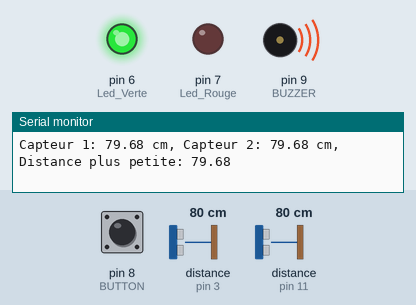
This sketch was run on a simulated Arduino Uno, built with avr-gcc and run on an emulated ATmega328P. Parts: output pins drawn as LEDs (lit = HIGH), buzzer (waves = sounding), the last lines printed to the serial monitor. Wiring (inferred from the names in the program): 2 × ultrasonic range finder: trigger pin 4, echo pin 3 / trigger pin 10, echo pin 11. Dashed ring = blinking. Inputs (shaded band) come from the test bench; at power-on: pin 8 (BUTTON) HIGH, distance to the obstacle (sensors on pin 3, pin 11) 80 cm. The echo pulse lasts 58.3 µs per cm; pins used as bus, display or sensor lines are not drawn.

Above: at 2.1 s.
2.2 s: pin 8 (BUTTON) pulled LOW for 0.15 s
At 4.06 s:
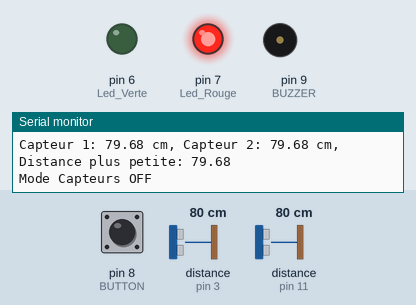
5.3 s: pin 8 (BUTTON) pulled LOW for 1 s
At 6.65 s:
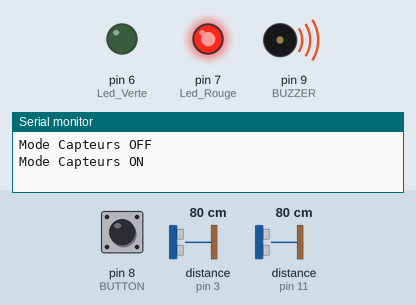
8.7 s: distance to the obstacle (sensor on pin 3) set to 4 cm
At 9.8 s:
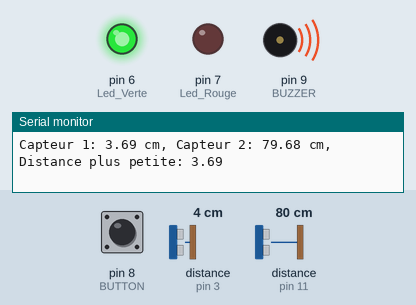
14.7 s: pin 8 (BUTTON) pulled LOW for 3.2 s
At 20.04 s:
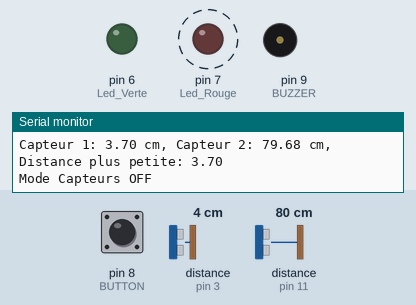
20.8 s: pin 8 (BUTTON) pulsed LOW 2 times (0.12 s each, 0.3 s apart)
At 21.27 s:
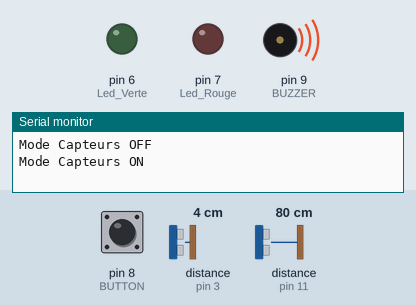
Timing chart, 0 to 23.8 s (numbered marks = the images above; inputs shaded):
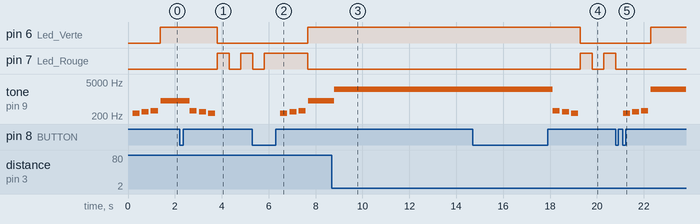

Measured:
- after the input at 2.2 s, pin 6 (Led_Verte): HIGH → LOW after 1.6 s; pin 7 (Led_Rouge): LOW → HIGH after 1.6 s, → LOW 0.50 s later, → HIGH 0.50 s later; tone on pin 9 (BUZZER): plays 330 Hz for 0.30 s, 294 Hz for 0.30 s, 262 Hz for 0.30 s, starting after 0.44 s
- after the input at 5.3 s, pin 6 (Led_Verte): LOW → HIGH after 2.4 s; tone on pin 9 (BUZZER): plays 262 Hz for 0.30 s, 294 Hz for 0.30 s, 330 Hz for 0.30 s, 849 Hz for 1.0 s, starting after 1.2 s
- after the input at 8.7 s, tone on pin 9 (BUZZER): 849 Hz → 2500 Hz after 0.09 s
- after the input at 14.7 s, pin 6 (Led_Verte): HIGH → LOW after 4.6 s; pin 7 (Led_Rouge): alternates HIGH for 0.50 s and LOW for 0.50 s, starting after 4.6 s; tone on pin 9 (BUZZER): plays 330 Hz for 0.30 s, 294 Hz for 0.30 s, 262 Hz for 0.30 s, starting after 3.4 s
- after the input at 20.8 s, pin 6 (Led_Verte): LOW → HIGH after 1.5 s; pin 7 (Led_Rouge): stops changing and stays LOW; tone on pin 9 (BUZZER): plays 262 Hz for 0.30 s, 294 Hz for 0.30 s, 330 Hz for 0.30 s, 2500 Hz for 3.1 s, starting after 0.32 s
- by itself, tone on pin 9 (BUZZER): plays 262 Hz for 0.30 s, 294 Hz for 0.30 s, 330 Hz for 0.30 s, 849 Hz for 0.81 s

The sketch:

Porte.ino
```cpp
//Code porte :
#include "pitches.h" // Notes de musique pour le buzzer

// Définition des broches
const int trigPin1 = 4; //capteur 1
const int echoPin1 = 3; //capteur 1
const int trigPin2 = 10; //capteur 2
const int echoPin2 = 11; //capteur 2
const int BUZZER = 9;  // Buzzer
const int Led_Rouge = 7; // Lumière rouge
const int Led_Verte = 6; // Lumière verte
const int BUTTON = 8; // Bouton-poussoir

// Variables pour le bouton poussoir
bool buttonState = false;  // État du système
bool lastButtonState = LOW; // Dernier état du bouton
bool playedOpeningMelody = false;
bool playedClosingMelody = false;

// Variables pour les capteurs
float distance1, distance2, SmallerDistance;
int frequence_buzzer;

// Variables pour la gestion du clignotement de la LED rouge après OFF
unsigned long ledRougeStartTime = 0;
unsigned long ledRougeLastBlink = 0;
bool ledRougeClignote = false;
bool ledRougeState = false;

void setup() {
  pinMode(trigPin1, OUTPUT);
  pinMode(echoPin1, INPUT);
  pinMode(trigPin2, OUTPUT);
  pinMode(echoPin2, INPUT);

  pinMode(Led_Rouge, OUTPUT);
  pinMode(Led_Verte, OUTPUT);
  pinMode(BUZZER, OUTPUT);
  pinMode(BUTTON, INPUT_PULLUP);  // Active la résistance pull-up interne

  Serial.begin(9600);
}

void loop() {
  bool currentButtonState = digitalRead(BUTTON);

  // Détection du front montant (appui unique)
  if (currentButtonState == HIGH && lastButtonState == LOW) {
    buttonState = !buttonState; // Inverse l'état du système
    Serial.println(buttonState ? "Mode Capteurs ON" : "Mode Capteurs OFF");
    delay(200);  // Anti-rebond

    if (!buttonState) {
      // Lorsque le bouton OFF est cliqué, démarrer le clignotement pour 10 secondes
      ledRougeStartTime = millis();
      ledRougeLastBlink = millis();
      ledRougeClignote = true;
      ledRougeState = false;
    }
  }

  lastButtonState = currentButtonState;  // Mise à jour de l'état précédent

  if (buttonState) { // Mode ON
    if (!playedOpeningMelody) { // Jouer la mélodie d’ouverture une seule fois
      playOpeningMelody();
      playedOpeningMelody = true;
      playedClosingMelody = false; // Réinitialiser la fermeture
    }

    digitalWrite(Led_Verte, HIGH);
    digitalWrite(Led_Rouge, LOW);
    Capteurs();

  } else { // Mode OFF
    if (!playedClosingMelody) { // Jouer la mélodie de fermeture une seule fois
      playClosingMelody();
      playedClosingMelody = true;
      playedOpeningMelody = false; // Réinitialiser l'ouverture
    }

    digitalWrite(Led_Verte, LOW);

    // Lorsque le bouton off est cliqué je veux que la lumière rouge attende 10 secondes et ensuite s’éteint
    if (ledRougeClignote) {
      unsigned long currentTime = millis();

      // Clignoter toutes les 500 ms
      if (currentTime - ledRougeLastBlink >= 500) {
        ledRougeLastBlink = currentTime;
        ledRougeState = !ledRougeState;
        digitalWrite(Led_Rouge, ledRougeState);
      }

      // Arrêter après 10 secondes
      if (currentTime - ledRougeStartTime >= 10000) {
        ledRougeClignote = false;
        digitalWrite(Led_Rouge, LOW);
      }
    } else {
      digitalWrite(Led_Rouge, LOW);
    }
  }
}

void Capteurs() {
  distance1 = getDistance(trigPin1, echoPin1);
  distance2 = getDistance(trigPin2, echoPin2);

  if (isValid(distance1) && isValid(distance2)) {
    SmallerDistance = min(distance1, distance2);
  } else if (isValid(distance1)) {
    SmallerDistance = distance1;
  } else if (isValid(distance2)) {
    SmallerDistance = distance2;
  } else {
    SmallerDistance = -1; // Aucune distance valide
  }

  Serial.print("Capteur 1: "); Serial.print(distance1); Serial.print(" cm, ");
  Serial.print("Capteur 2: "); Serial.print(distance2); Serial.print(" cm, ");
  Serial.print("Distance plus petite: "); Serial.println(SmallerDistance);

  if (SmallerDistance > 0) {
    frequence_buzzer = constrain(-22.1 * SmallerDistance + 2610, 400, 2500);
    tone(BUZZER, frequence_buzzer);
  } else {
    noTone(BUZZER);
  }
}

float getDistance(int trigPin, int echoPin) {
  digitalWrite(trigPin, LOW);
  delayMicroseconds(2);
  digitalWrite(trigPin, HIGH);
  delayMicroseconds(10);
  digitalWrite(trigPin, LOW);

  float duration = pulseIn(echoPin, HIGH);
  return (duration * 0.0343) / 2;
}

bool isValid(float distance) {
  return (distance > 2 && distance < 200);
}

void playMelody(int melody[], int duration[], int size) {
    for (int i = 0; i < size; i++) {
        tone(BUZZER, melody[i], duration[i]);
        delay(duration[i] * 1.3);
    }
    noTone(BUZZER);
}

void playOpeningMelody() {
    int melody[] = {NOTE_C4, NOTE_D4, NOTE_E4};
    int duration[] = {300, 300, 300};
    playMelody(melody, duration, 3);
}

void playClosingMelody() {
    int melody[] = {NOTE_E4, NOTE_D4, NOTE_C4};
    int duration[] = {300, 300, 300};
    playMelody(melody, duration, 3);
}
```
